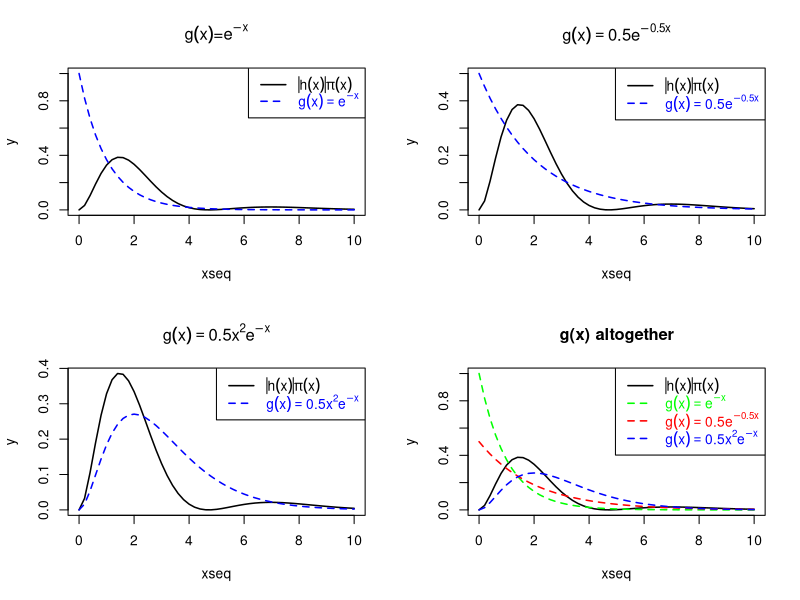
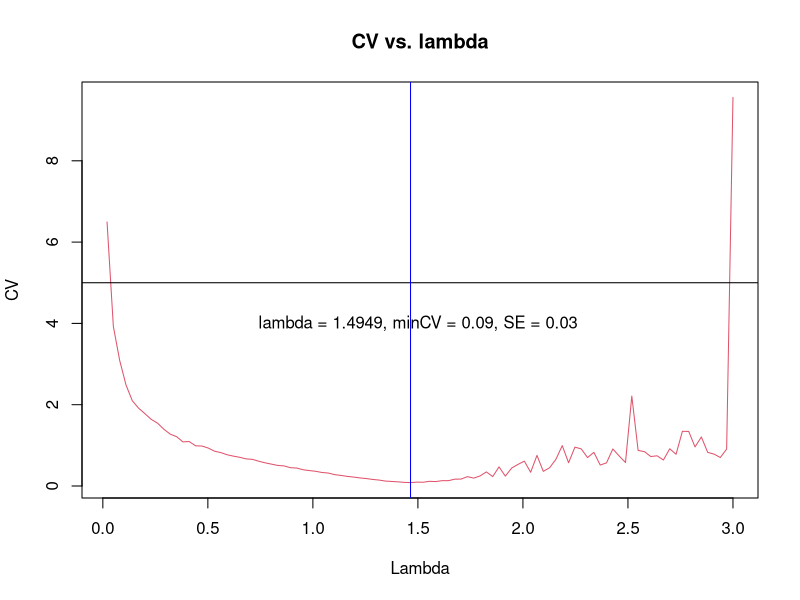
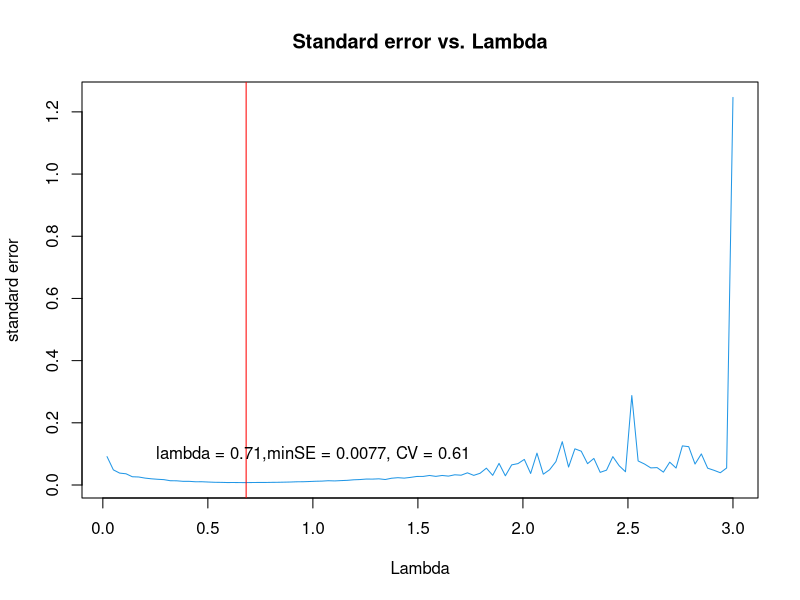

The R source for these figures, in order:
setwd('/Users/guojun/Google Drive/15Fall/homework/lab7')
## Example 1: choice of trial distribution g(x) ##

# part a).

h = function(x) (cos(x/3)^2 * x^2)
set.seed(20)
ISa = function(lambda, n){
	u = runif(n);
	x = -log(u)/lambda;
	w = exp(-(1-lambda)*x)
	wbar = mean(w)
	muhat = sum(w * h(x)) / sum(w)
	
	sample = w * h(x) / wbar
	#compm = mean(sample) # should equal to muhat.
	se = sqrt(var(sample)/n)
	CI0 = muhat - qnorm(0.975) * se
	CI1 = muhat + qnorm(0.975) * se
	return(c(muhat, se, CI0, CI1))
}

n = 10000
isa.5 = ISa(0.5, n)
isa1 = ISa(1, n)



# part b).

ISb = function(n){
	x = rgamma(n, shape = 3, rate = 1)
	w = x^{-2}
	wbar = mean(w)
	muhat = sum(w * h(x)) / sum(w)
	
	sample = w * h(x) / wbar
	#compm = mean(sample) # should equal to muhat.
	se = sqrt(var(sample)/n)
	CI0 = muhat - qnorm(0.975) * se
	CI1 = muhat + qnorm(0.975) * se
	return(c(muhat, se, CI0, CI1))
}

n = 10000
isb = ISb(n)

# part c

xseq = seq(0, 10, by = 0.2);
y = h(xseq) * exp(-xseq);
pdf('compare_02.pdf')
par(mfrow = c(2,2))
plot(xseq, y, 'l', lwd=1.5, ylim = c(0,1), main=expression(paste(g(x),'=',e^{-x})))
#text(2.2, 0.4, expression(paste(abs(h(x)),pi(x))))
lines(xseq, dexp(xseq, rate = 1), lty = 2, lwd=1.5, col = 'blue')
legend('topright', legend = c(expression(paste(abs(h(x)),pi(x))),expression(g(x) == e^{-x})), col = c('black','blue'), lty = c(1, 2),lwd=c(1.5,1.5),text.col=c('black','blue'))
#text(0.65, 0.8, expression(g(x) == e^{-x}),col='blue')

plot(xseq, y, 'l', lwd=1.5, ylim = c(0,.5), main=expression(g(x) == 0.5*e^{-0.5*x}))
lines(xseq, dexp(xseq, rate = 0.5), lty = 2, lwd=1.5, col = 'blue')
legend('topright', legend = c(expression(paste(abs(h(x)),pi(x))),expression(g(x) == 0.5*e^{-0.5*x})), col = c('black','blue'), lty = c(1, 2), lwd=c(1.5,1.5), text.col=c('black','blue'))

plot(xseq, y, 'l', lwd=1.5, main=expression(g(x) == 0.5*x^2*e^{-x}))
lines(xseq, dgamma(xseq, shape = 3, rate = 1), lty = 2, lwd=1.5, col = 'blue')
legend('topright', legend = c(expression(paste(abs(h(x)),pi(x))),expression(g(x) == 0.5*x^2*e^{-x})), col = c('black','blue'), lty = c(1, 2),lwd=c(1.5,1.5),text.col=c('black','blue'))

plot(xseq, y, 'l', lwd=1.5, ylim = c(0,1), main = "g(x) altogether")
lines(xseq, dexp(xseq, rate = 1), lty = 2, lwd=1.5, col = 'green')
lines(xseq, dexp(xseq, rate = 0.5), lty = 2, lwd=1.5, col = 'red')
lines(xseq, dgamma(xseq, shape = 3, rate = 1), lty = 2, lwd=1.5, col = 'blue')
legend('topright', legend = c(expression(paste(abs(h(x)),pi(x))),expression(g(x) == e^{-x}),expression(g(x) == 0.5*e^{-0.5*x}),expression(g(x) == 0.5*x^2*e^{-x})), col = c('black','green','red','blue'), lty = c(1, 2,2,2),lwd=c(1.5,1.5,1.5,1.5),text.col=c('black','green','red','blue'))
dev.off()



## Example 2: target density has an unknown constant, use weighted average IS ##

# n is the number of monte carlo samples,
# lambda is the rate parameter for the g (exponential) distribution

IS = function(input){
	lambda = input[1]
	n = input[2]
	
	# Target density with unknow constant C
	f = function(t) (exp(-t) / (t+1))
	
	# trial density, g
	g = function(t) dexp(t, lambda)
	
	# importance function
	w = function(t) f(t) / g(t)
	
	# draw sample from g
	X = rexp(n, lambda)
	
	# calculate the list of importance values
	W = w(X)
	
	# importance sampling estimate
	I = mean( X * W ) / mean(W)
	
	# calculate sample coefficient of variation CV
	CV = sqrt( var( W / mean(W) ) )
	
	# calculate importance sampling error
	sig.sq = var( X * W / mean(W) )
	se = sqrt( sig.sq / n )
	
	output = c(I, se, CV)
	return(output)

}

## calculate CV for a grid of values of lambda
lambda.val <- seq(.02, 3, length=100)
n.val <- rep(1000, 100)
# inpt.mat is a 500 times 2 matrix containing all the inputs, each row of inpt.mat is an input
inpt.mat <- matrix(c(lambda.val, n.val), nrow = 100, ncol = 2)

## apply the weighted average Importance Sampling function IS() to every row in inpt.mat
A <- apply(inpt.mat,1, IS) # each output of IS() function as c(I, se, CV) is put as a column of A
A <- t(A) # transpose A to get each row of A as one output.


# see where CV is low enough
pdf('lowCV.pdf')
plot(lambda.val, A[,3], ylab="CV", xlab="Lambda", main="CV vs. lambda", col=2, type="l")
abline(h=5) # only those with a CV value below 5 are considered stable
abline(v = lambda.val[which.min(A[,3])], col = 'blue')
text(1.5, 4, "lambda = 1.4949, minCV = 0.09, SE = 0.03")
dev.off()

# importance sampling error estimates (standard errors of IS estimates)
pdf('lowSE.pdf')
plot(lambda.val, A[,2], xlab="Lambda", ylab="standard error", main = "Standard error vs. Lambda", col=4, type="l")
abline(v = lambda.val[which.min(A[,2])], col = 'red')
text(1, 0.1, "lambda = 0.71,minSE = 0.0077, CV = 0.61")
dev.off()

# final answer : the one exp(lambda) denstiy resulting in the smallest CV and its corresponding IS() outputs c(I, se, CV). You can see its estimation error se is also small among other choices of lambda.
indx = which.min(A[,3])
fin.ans <- c(lambda.val[indx], A[indx,])
indx_se <- which.min(A[,2])
ans.mse <- c(lambda.val[indx_se], A[indx_se,])
